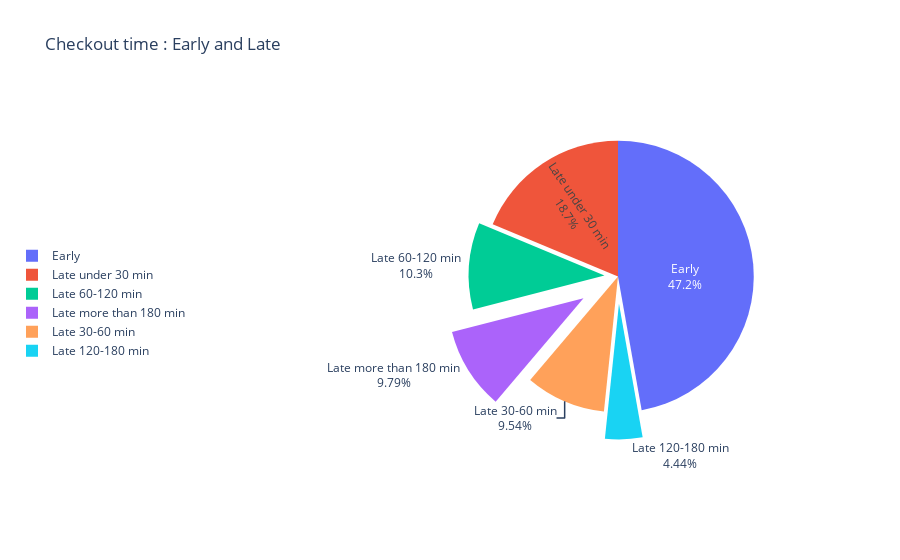

Notebook code cell kept with this figure:
### Code cell
#pie for checkout time
labels = ["Early", "Late under 30 min","Late 60-120 min", "Late more than 180 min", "Late 30-60 min", 'Late 120-180 min']

fig = go.Figure(data=[go.Pie(labels=labels, values=df_ended['checkout'].value_counts(), textinfo='label+percent',
                             insidetextorientation='radial',
                             pull=[0, 0, 0.1, 0.3, 0., 0.2]
                            )])
fig.update(layout_title_text='Checkout time : Early and Late',
          layout_legend=dict(yanchor="top", y=0.6, xanchor="left", x=-1
))

fig.show()

### Figure 1 — Plotly figure (JSON) as saved in the notebook; plotly's stock layout.template omitted (floating-point values rounded to 4 significant figures)
{"data": [{"insidetextorientation": "radial", "labels": ["Early", "Late under 30 min", "Late 60-120 min", "Late more than 180 min", "Late 30-60 min", "Late 120-180 min"], "pull": [0, 0, 0.1, 0.3, 0, 0.2], "textinfo": "label+percent", "type": "pie", "values": [8519, 3376, 1860, 1766, 1722, 802]}], "layout": {"legend": {"x": -1, "xanchor": "left", "y": 0.6, "yanchor": "top"}, "title": {"text": "Checkout time : Early and Late"}}}
